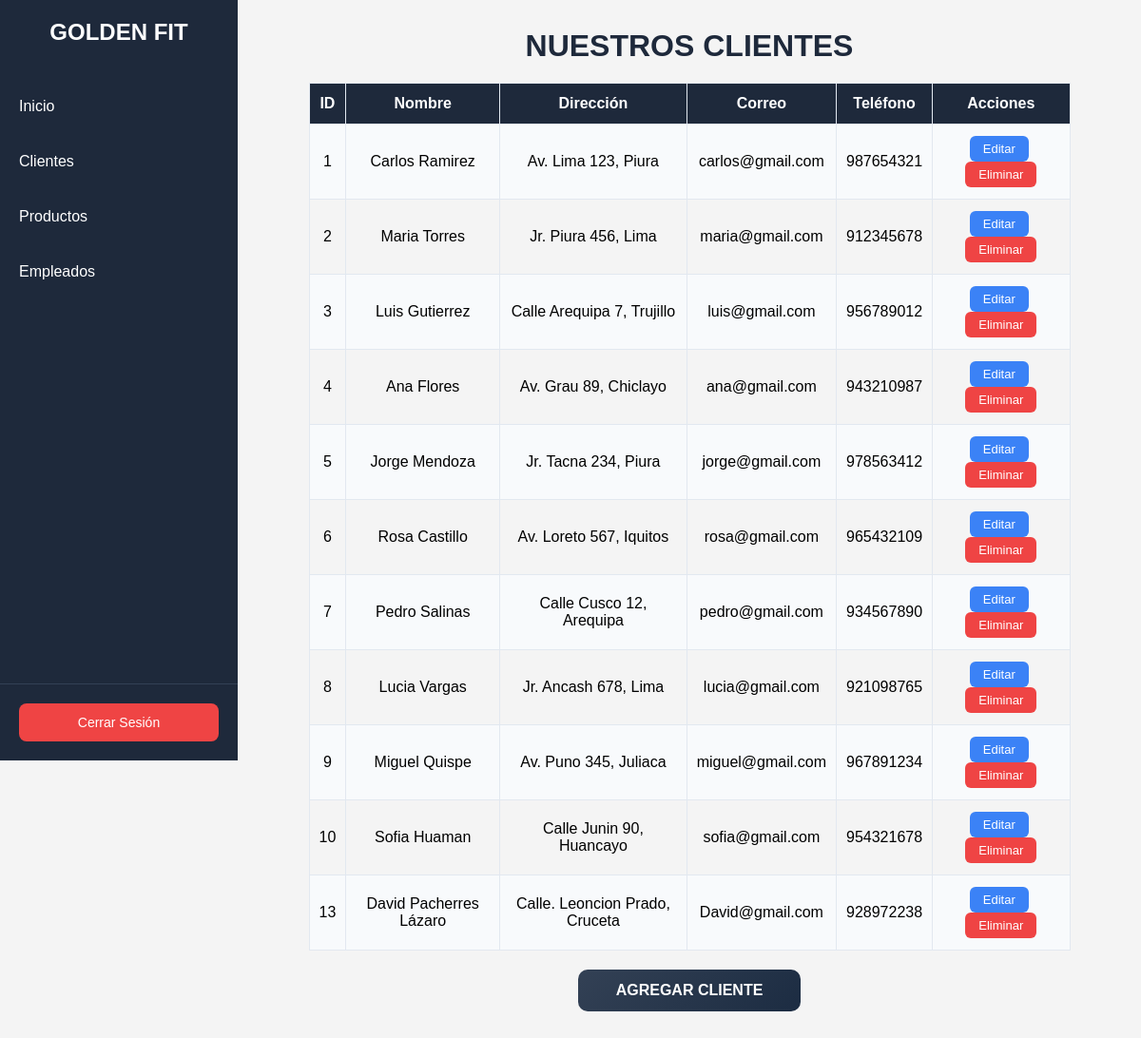
The app's page /controllers/usuarioController.php (signed in) with its own data.
### tables this page shows
CREATE TABLE `cliente` (
  `ID_cliente` int(11) NOT NULL,
  `Nombre_cliente` varchar(100) NOT NULL,
  `Direccion` varchar(100) NOT NULL,
  `Correo` varchar(100) NOT NULL,
  `Telefono` varchar(15) NOT NULL
);

### models/usuario.php (called while the page is built, shortened)
<?php
class Cliente {
    public function MostrarCliente($conexion) {
        $sql = "SELECT * FROM cliente";
        return mysqli_query($conexion, $sql);
    }
}
?>

### views/cliente.php (the view, shortened to what this page needs)
<!DOCTYPE html>
<html lang="es">
<head>
</head>
<body>
<div class="sidebar">
    <h2>GOLDEN FIT</h2>
    <nav>
        <ul>
            <li><a href="../views/vistaUsuario.php">Inicio</a></li>
            <li><a href="../controllers/usuarioController.php">Clientes</a></li>
            <li><a href="../controllers/productoController.php">Productos</a></li>
            <li><a href="../controllers/empleadoController.php">Empleados</a></li>
        </ul>
    </nav>
    <div class="sidebar-footer">
        <?php if (!empty($_SESSION['logueado'])): ?>
            <a href="../controllers/LoginController.php?accion=logout" class="btn-cerrar-sesion">Cerrar Sesión</a>
        <?php else: ?>
            <a href="../views/index.php" class="btn-sesion">Iniciar Sesión</a>
        <?php endif; ?>
    </div>
</div>
<div class="contenido">
    <h1>NUESTROS CLIENTES</h1>
    <table>
        <tr>
            <th>ID</th><th>Nombre</th><th>Dirección</th>
            <th>Correo</th><th>Teléfono</th><th>Acciones</th>
        </tr>
        <?php while ($fila = mysqli_fetch_assoc($cliente)): ?>
        <tr>
            <td><?php echo htmlspecialchars($fila['ID_cliente']); ?></td>
            <td><?php echo htmlspecialchars($fila['Nombre_cliente']); ?></td>
            <td><?php echo htmlspecialchars($fila['Direccion']); ?></td>
            <td><?php echo htmlspecialchars($fila['Correo']); ?></td>
            <td><?php echo htmlspecialchars($fila['Telefono']); ?></td>
            <td>
                <button class="btn-editamos" onclick="abrirEditar(
                    '<?php echo $fila['ID_cliente']; ?>',
                    '<?php echo addslashes($fila['Nombre_cliente']); ?>',
                    '<?php echo addslashes($fila['Direccion']); ?>',
                    '<?php echo addslashes($fila['Correo']); ?>',
                    '<?php echo addslashes($fila['Telefono']); ?>'
                )">Editar</button>
                <button class="btn-eliminar" onclick="eliminar('<?php echo $fila['ID_cliente']; ?>')">Eliminar</button>
            </td>
        </tr>
        <?php endwhile; ?>
    </table>
    <button class="btn-agregar" onclick="abrirModal()">AGREGAR CLIENTE</button>
</div>
</body>
</html>

### views/cliente.php (style rules this page uses)
* { margin:0; padding:0; box-sizing:border-box; font-family:Arial,Helvetica,sans-serif; }
body { display:flex; background:#f4f4f4; }
.sidebar { width:250px; height:100vh; background:#1e293b; padding-top:20px; position:fixed; display:flex; flex-direction:column; }
.sidebar h2 { color:white; text-align:center; margin-bottom:30px; }
.sidebar nav { flex:1; }
.sidebar ul { list-style:none; }
.sidebar ul li { margin:10px 0; }
.sidebar ul li a { display:block; color:white; text-decoration:none; padding:15px 20px; transition:0.3s; }
.sidebar-footer { padding:20px; border-top:1px solid #334155; }
.btn-cerrar-sesion { display:block; width:100%; padding:12px; background:#ef4444; color:white; border:none; border-radius:8px; font-size:14px; text-align:center; text-decoration:none; cursor:pointer; transition:0.3s; }
.contenido { margin-left:250px; padding:30px; width:100%; }
.contenido h1 { margin-bottom:20px; color:#1e293b; text-align:center; }
table { width:90%; border-collapse:collapse; margin:0 auto 20px; }
th, td { border:1px solid #e2e8f0; padding:12px 10px; text-align:center; }
th { background:#1e293b; color:white; }
tr:nth-child(even) { background:#f8fafc; }
.btn-editamos { padding:6px 14px; background:#3b82f6; color:white; border:none; border-radius:6px; cursor:pointer; font-size:13px; margin-right:4px; }
.btn-eliminar { padding:6px 14px; background:#ef4444; color:white; border:none; border-radius:6px; cursor:pointer; font-size:13px; }
.btn-agregar { display:block; width:auto; margin:10px auto; padding:13px 40px; background:linear-gradient(135deg,#334155,#1c2c42); color:white; border:none; border-radius:10px; font-size:16px; font-weight:bold; cursor:pointer; transition:0.3s; }

### records on screen
cliente: ID_cliente "1", Nombre_cliente "Carlos Ramirez", Direccion "Av. Lima 123, Piura", Correo "carlos@gmail.com", Telefono "987654321"
cliente: ID_cliente "2", Nombre_cliente "Maria Torres", Direccion "Jr. Piura 456, Lima", Correo "maria@gmail.com", Telefono "912345678"
cliente: ID_cliente "3", Nombre_cliente "Luis Gutierrez", Direccion "Calle Arequipa 7, Trujillo", Correo "luis@gmail.com", Telefono "956789012"
cliente: ID_cliente "4", Nombre_cliente "Ana Flores", Direccion "Av. Grau 89, Chiclayo", Correo "ana@gmail.com", Telefono "943210987"
cliente: ID_cliente "5", Nombre_cliente "Jorge Mendoza", Direccion "Jr. Tacna 234, Piura", Correo "jorge@gmail.com", Telefono "978563412"
cliente: ID_cliente "6", Nombre_cliente "Rosa Castillo", Direccion "Av. Loreto 567, Iquitos", Correo "rosa@gmail.com", Telefono "965432109"
cliente: ID_cliente "7", Nombre_cliente "Pedro Salinas", Direccion "Calle Cusco 12, Arequipa", Correo "pedro@gmail.com", Telefono "934567890"
cliente: ID_cliente "8", Nombre_cliente "Lucia Vargas", Direccion "Jr. Ancash 678, Lima", Correo "lucia@gmail.com", Telefono "921098765"
cliente: ID_cliente "9", Nombre_cliente "Miguel Quispe", Direccion "Av. Puno 345, Juliaca", Correo "miguel@gmail.com", Telefono "967891234"
cliente: ID_cliente "10", Nombre_cliente "Sofia Huaman", Direccion "Calle Junin 90, Huancayo", Correo "sofia@gmail.com", Telefono "954321678"
cliente: ID_cliente "13", Nombre_cliente "David Pacherres Lázaro", Direccion "Calle. Leoncion Prado, Cruceta", Correo "David@gmail.com", Telefono "928972238"
